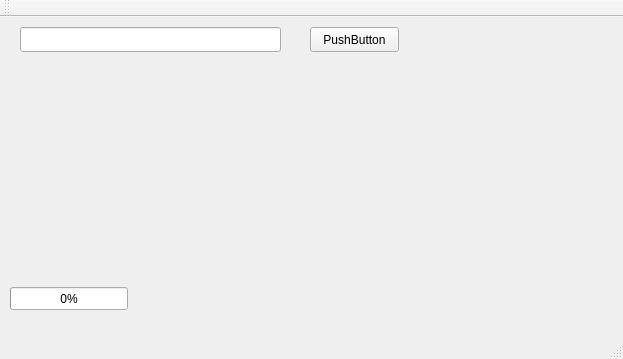
<?xml version="1.0" encoding="UTF-8"?>
<ui version="4.0">
 <class>MainWindow</class>
 <widget class="QMainWindow" name="MainWindow">
  <property name="geometry">
   <rect>
    <x>0</x>
    <y>0</y>
    <width>623</width>
    <height>359</height>
   </rect>
  </property>
  <property name="windowTitle">
   <string>MainWindow</string>
  </property>
  <widget class="QWidget" name="centralWidget">
   <widget class="QPushButton" name="pushButton">
    <property name="geometry">
     <rect>
      <x>310</x>
      <y>10</y>
      <width>89</width>
      <height>25</height>
     </rect>
    </property>
    <property name="text">
     <string>PushButton</string>
    </property>
   </widget>
   <widget class="QLineEdit" name="lineEdit">
    <property name="geometry">
     <rect>
      <x>20</x>
      <y>10</y>
      <width>261</width>
      <height>25</height>
     </rect>
    </property>
   </widget>
   <widget class="QLabel" name="label">
    <property name="geometry">
     <rect>
      <x>30</x>
      <y>60</y>
      <width>300</width>
      <height>200</height>
     </rect>
    </property>
    <property name="minimumSize">
     <size>
      <width>300</width>
      <height>200</height>
     </size>
    </property>
    <property name="sizeIncrement">
     <size>
      <width>40</width>
      <height>40</height>
     </size>
    </property>
    <property name="text">
     <string/>
    </property>
    <property name="scaledContents">
     <bool>true</bool>
    </property>
    <property name="alignment">
     <set>Qt::AlignLeading|Qt::AlignLeft|Qt::AlignVCenter</set>
    </property>
   </widget>
   <widget class="QProgressBar" name="progressBar">
    <property name="geometry">
     <rect>
      <x>10</x>
      <y>270</y>
      <width>118</width>
      <height>23</height>
     </rect>
    </property>
    <property name="value">
     <number>0</number>
    </property>
   </widget>
  </widget>
  <widget class="QMenuBar" name="menuBar">
   <property name="geometry">
    <rect>
     <x>0</x>
     <y>0</y>
     <width>623</width>
     <height>22</height>
    </rect>
   </property>
  </widget>
  <widget class="QToolBar" name="mainToolBar">
   <attribute name="toolBarArea">
    <enum>TopToolBarArea</enum>
   </attribute>
   <attribute name="toolBarBreak">
    <bool>false</bool>
   </attribute>
  </widget>
  <widget class="QStatusBar" name="statusBar"/>
 </widget>
 <layoutdefault spacing="6" margin="11"/>
 <resources/>
 <connections/>
</ui>
